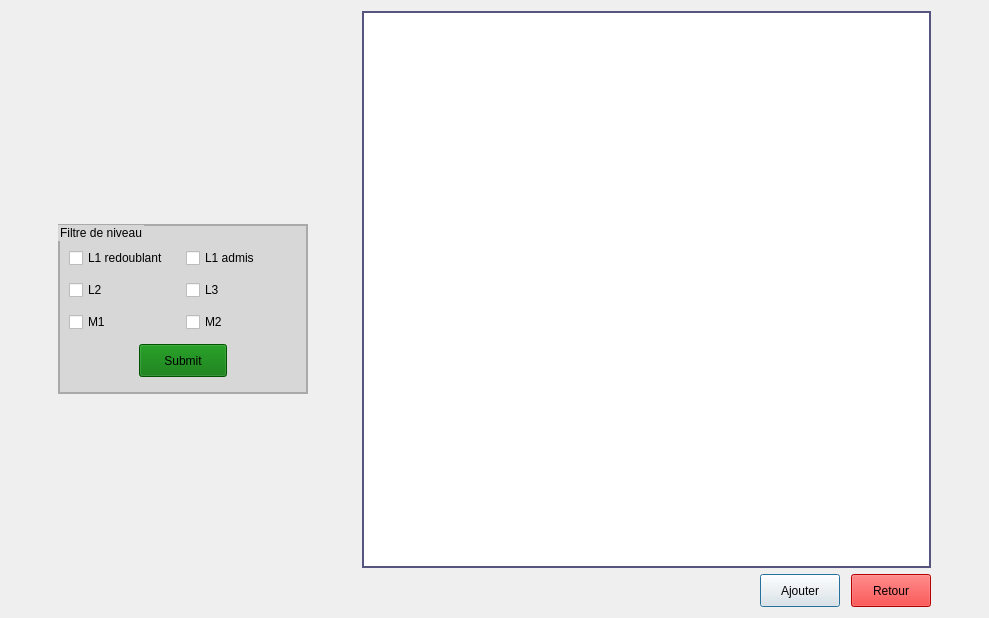
<?xml version="1.0" encoding="UTF-8"?>
<ui version="4.0">
 <class>Dialog</class>
 <widget class="QDialog" name="Dialog">
  <property name="geometry">
   <rect>
    <x>0</x>
    <y>0</y>
    <width>989</width>
    <height>618</height>
   </rect>
  </property>
  <property name="windowTitle">
   <string>Echelonnement</string>
  </property>
  <layout class="QGridLayout" name="gridLayout_2">
   <item row="0" column="1">
    <spacer name="verticalSpacer_2">
     <property name="orientation">
      <enum>Qt::Vertical</enum>
     </property>
     <property name="sizeHint" stdset="0">
      <size>
       <width>20</width>
       <height>206</height>
      </size>
     </property>
    </spacer>
   </item>
   <item row="0" column="3" rowspan="3">
    <layout class="QVBoxLayout" name="verticalLayout">
     <item>
      <widget class="QTableView" name="liste_echel">
       <property name="styleSheet">
        <string notr="true">QTableView{
	border: 2px solid rgb(85, 85, 127);
	background-color: #fff;
	color: black;
}</string>
       </property>
      </widget>
     </item>
     <item>
      <layout class="QHBoxLayout" name="horizontalLayout_2">
       <item>
        <spacer name="horizontalSpacer_3">
         <property name="orientation">
          <enum>Qt::Horizontal</enum>
         </property>
         <property name="sizeHint" stdset="0">
          <size>
           <width>398</width>
           <height>20</height>
          </size>
         </property>
        </spacer>
       </item>
       <item>
        <widget class="QPushButton" name="pushButton_2">
         <property name="styleSheet">
          <string notr="true">QPushButton{
	height: 25px;
	font: 81 11pt &quot;Fira Sans Compressed ExtraBold&quot;;
}
</string>
         </property>
         <property name="text">
          <string>Ajouter</string>
         </property>
        </widget>
       </item>
       <item>
        <spacer name="horizontalSpacer_4">
         <property name="orientation">
          <enum>Qt::Horizontal</enum>
         </property>
         <property name="sizeType">
          <enum>QSizePolicy::Fixed</enum>
         </property>
         <property name="sizeHint" stdset="0">
          <size>
           <width>5</width>
           <height>20</height>
          </size>
         </property>
        </spacer>
       </item>
       <item>
        <widget class="QPushButton" name="pushButton">
         <property name="styleSheet">
          <string notr="true">QPushButton{
	height: 25px;
	font: 81 Italic 11pt &quot;Fira Sans Compressed ExtraBold&quot;;
	color: black;
	background-color: red;
}
QpushButton:pressed{
	background-color: rgb(182, 7, 7);
}</string>
         </property>
         <property name="text">
          <string>Retour</string>
         </property>
        </widget>
       </item>
      </layout>
     </item>
    </layout>
   </item>
   <item row="1" column="0">
    <spacer name="horizontalSpacer_5">
     <property name="orientation">
      <enum>Qt::Horizontal</enum>
     </property>
     <property name="sizeHint" stdset="0">
      <size>
       <width>34</width>
       <height>20</height>
      </size>
     </property>
    </spacer>
   </item>
   <item row="1" column="1">
    <widget class="QGroupBox" name="groupBox">
     <property name="minimumSize">
      <size>
       <width>250</width>
       <height>170</height>
      </size>
     </property>
     <property name="maximumSize">
      <size>
       <width>250</width>
       <height>170</height>
      </size>
     </property>
     <property name="styleSheet">
      <string notr="true">QGroupBox{
	background-color: rgba(191, 191, 191, 0.5);
	color: #000;
	border: 2px solid darkgray;
}
</string>
     </property>
     <property name="title">
      <string>Filtre de niveau</string>
     </property>
     <layout class="QGridLayout" name="gridLayout">
      <item row="1" column="1">
       <widget class="QCheckBox" name="checkBox_2">
        <property name="text">
         <string>L1 admis</string>
        </property>
       </widget>
      </item>
      <item row="2" column="1">
       <widget class="QCheckBox" name="checkBox_4">
        <property name="text">
         <string>L3</string>
        </property>
       </widget>
      </item>
      <item row="4" column="0" colspan="2">
       <layout class="QHBoxLayout" name="horizontalLayout">
        <item>
         <spacer name="horizontalSpacer">
          <property name="orientation">
           <enum>Qt::Horizontal</enum>
          </property>
          <property name="sizeHint" stdset="0">
           <size>
            <width>40</width>
            <height>20</height>
           </size>
          </property>
         </spacer>
        </item>
        <item>
         <widget class="QPushButton" name="pushButton_3">
          <property name="styleSheet">
           <string notr="true">QPushButton{
	background-color: rgb(0, 113, 0);
	height: 25px;
	width: 80px;
	font: 81 italic 12pt &quot;Fira Sans Compressed ExtraBold&quot;;
}
QPushButton:pressed{
	background-color: rgb(0, 85, 0);
}</string>
          </property>
          <property name="text">
           <string>Submit</string>
          </property>
         </widget>
        </item>
        <item>
         <spacer name="horizontalSpacer_2">
          <property name="orientation">
           <enum>Qt::Horizontal</enum>
          </property>
          <property name="sizeHint" stdset="0">
           <size>
            <width>40</width>
            <height>20</height>
           </size>
          </property>
         </spacer>
        </item>
       </layout>
      </item>
      <item row="1" column="0">
       <widget class="QCheckBox" name="checkBox">
        <property name="text">
         <string>L1 redoublant</string>
        </property>
       </widget>
      </item>
      <item row="2" column="0">
       <widget class="QCheckBox" name="checkBox_3">
        <property name="text">
         <string>L2</string>
        </property>
       </widget>
      </item>
      <item row="3" column="0">
       <widget class="QCheckBox" name="checkBox_5">
        <property name="text">
         <string>M1</string>
        </property>
       </widget>
      </item>
      <item row="3" column="1">
       <widget class="QCheckBox" name="checkBox_6">
        <property name="text">
         <string>M2</string>
        </property>
       </widget>
      </item>
      <item row="0" column="0">
       <spacer name="verticalSpacer">
        <property name="orientation">
         <enum>Qt::Vertical</enum>
        </property>
        <property name="sizeType">
         <enum>QSizePolicy::Fixed</enum>
        </property>
        <property name="sizeHint" stdset="0">
         <size>
          <width>20</width>
          <height>7</height>
         </size>
        </property>
       </spacer>
      </item>
     </layout>
    </widget>
   </item>
   <item row="1" column="2">
    <spacer name="horizontalSpacer_6">
     <property name="orientation">
      <enum>Qt::Horizontal</enum>
     </property>
     <property name="sizeHint" stdset="0">
      <size>
       <width>35</width>
       <height>20</height>
      </size>
     </property>
    </spacer>
   </item>
   <item row="1" column="4">
    <spacer name="horizontalSpacer_7">
     <property name="orientation">
      <enum>Qt::Horizontal</enum>
     </property>
     <property name="sizeHint" stdset="0">
      <size>
       <width>34</width>
       <height>20</height>
      </size>
     </property>
    </spacer>
   </item>
   <item row="2" column="1">
    <spacer name="verticalSpacer_3">
     <property name="orientation">
      <enum>Qt::Vertical</enum>
     </property>
     <property name="sizeHint" stdset="0">
      <size>
       <width>20</width>
       <height>206</height>
      </size>
     </property>
    </spacer>
   </item>
  </layout>
 </widget>
 <resources/>
 <connections/>
</ui>
